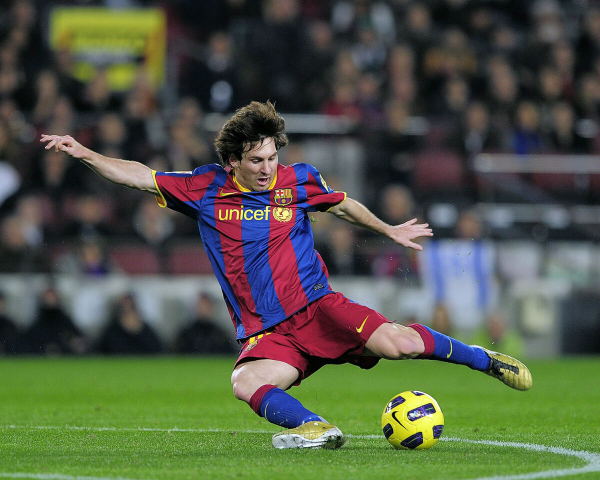
#> input picture OpenCV/3 Image Processing in OpenCV/2 - Geometric Transformations of Images/messi5.jpg, 1200 x 960 px (shown at 1/2 size)
$ python resizing.py
#> lines starting #> are read from the running program, lines starting #| are printed output that depends on the picture
import numpy as np
import cv2 as cv

img = cv.imread('messi5.jpg')
#> img is the input picture: shape (960, 1200, 3); mean B, G, R 70.8, 88.5, 82.1
assert img is not None, "file could not be read, check with os.path.exists()"

# inter_area for shrinking
# inter_cubic / inter_linear for scaling [linear is the default]


res = cv.resize(img,None,fx=0.5,fy=0.5, interpolation=cv.INTER_AREA)
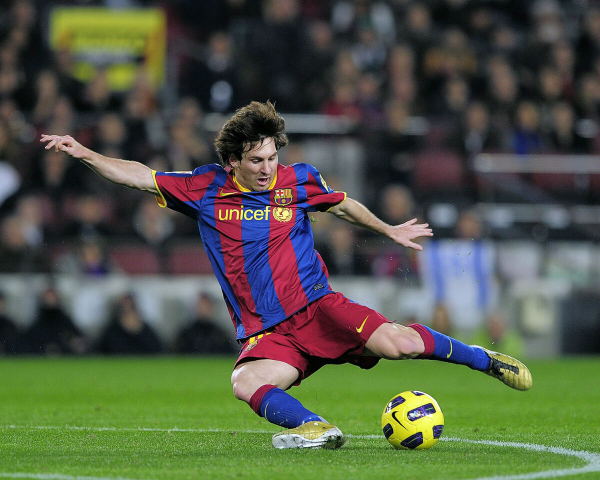
#> res: shape (480, 600, 3); mean B, G, R 71, 88.6, 82.3

# or

heigt, width = img.shape[:2]
#> heigt = 960; width = 1200
res2 = cv.resize(img,(2*width, 2*heigt), interpolation=cv.INTER_CUBIC)

cv.imshow('result',res)
cv.waitKey(0)
cv.destroyAllWindows

$ run again, with OpenCV/3 Image Processing in OpenCV/2 - Geometric Transformations of Images/affine_transform_perspective_zoom.jpg copied over OpenCV/3 Image Processing in OpenCV/2 - Geometric Transformations of Images/messi5.jpg
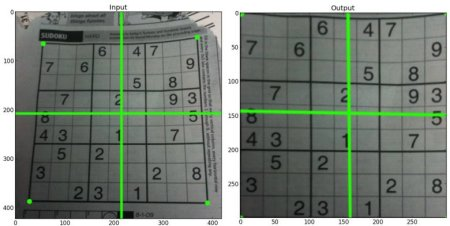
#> input picture OpenCV/3 Image Processing in OpenCV/2 - Geometric Transformations of Images/affine_transform_perspective_zoom.jpg, 450 x 226 px
#> img is the input picture: shape (226, 450, 3); mean B, G, R 119.6, 128.8, 119.9
#> `res = cv.resize(img,None,fx=0.5,fy=0.5, interpolation=cv.INTER_AREA)`:
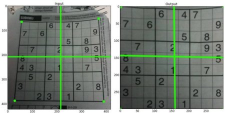
#> res: shape (113, 225, 3); mean B, G, R 119.7, 128.9, 120.1
#> `res2 = cv.resize(img,(2*width, 2*heigt), interpolation=cv.INTER_CUBIC)`:
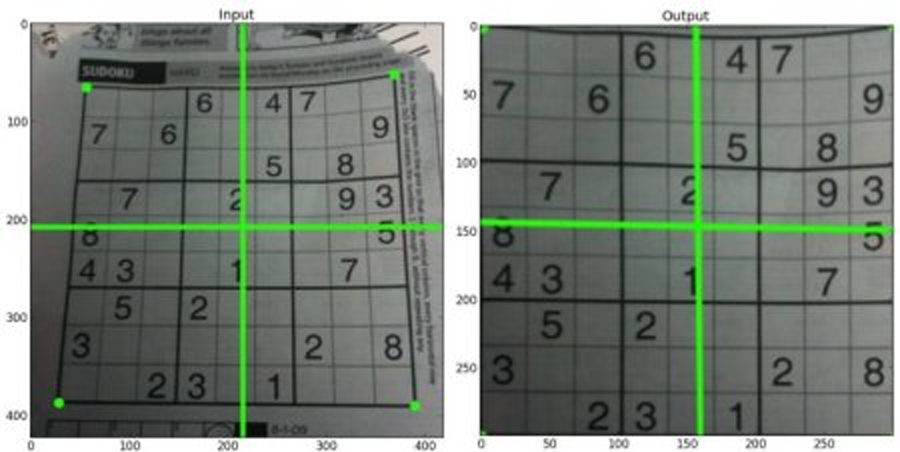
#> res2: shape (452, 900, 3); mean B, G, R 119.5, 128.7, 119.9

$ run again, with OpenCV/3 Image Processing in OpenCV/2 - Geometric Transformations of Images/suduko.png saved as OpenCV/3 Image Processing in OpenCV/2 - Geometric Transformations of Images/messi5.jpg
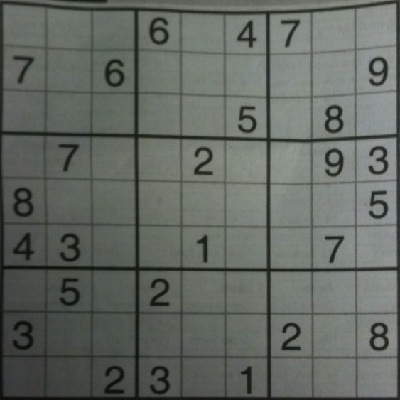
#> input picture OpenCV/3 Image Processing in OpenCV/2 - Geometric Transformations of Images/suduko.png, 400 x 400 px
#> img is the input picture: shape (400, 400, 3); mean B, G, R 98.2, 104.2, 99
#> `res = cv.resize(img,None,fx=0.5,fy=0.5, interpolation=cv.INTER_AREA)`:
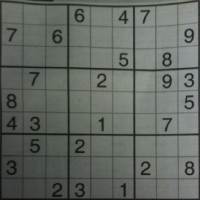
#> res: shape (200, 200, 3); mean B, G, R 98.4, 104.4, 99.1
